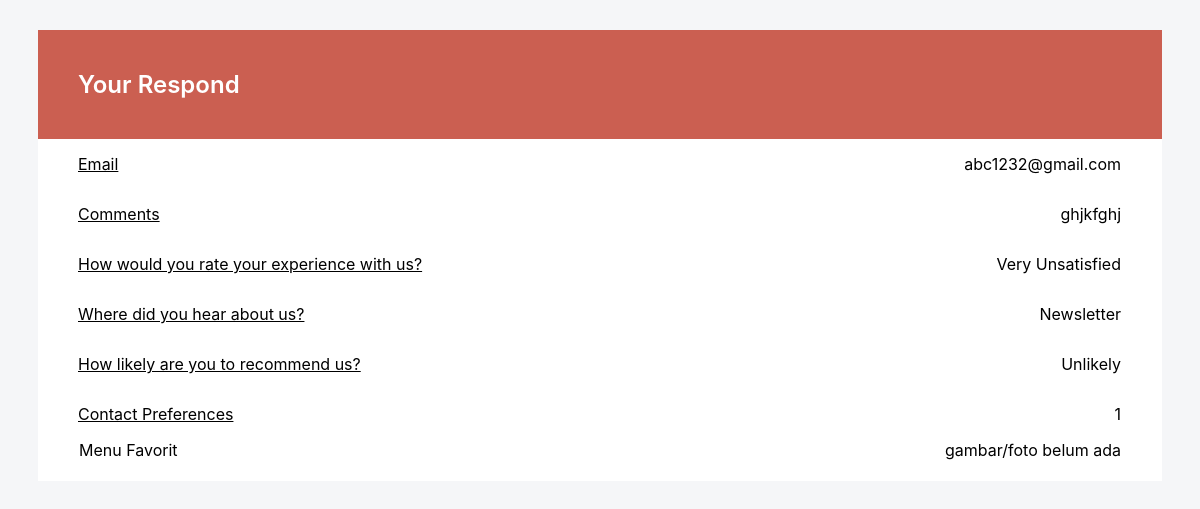
The app's page /survey/viewresponse.php?id=6 with its own data.
### tables this page shows
CREATE TABLE `surveycustomer` (
  `id` int(11) NOT NULL,
  `email` varchar(50) NOT NULL,
  `rating` varchar(20) DEFAULT NULL,
  `recommend` varchar(20) DEFAULT NULL,
  `hear_about_us` varchar(20) DEFAULT NULL,
  `contact_pref` text DEFAULT NULL,
  `comments` text NOT NULL,
  `foto` varchar(255) DEFAULT NULL
);

### survey/viewresponse.php (the view, shortened to what this page needs)
<?php
require 'connection.php';
if (isset($_GET['id'])) {
    $id = $_GET['id'];
    $result = mysqli_query($conn, "SELECT * FROM surveycustomer WHERE id = $id");
    if (mysqli_num_rows($result) > 0) {
        $row = mysqli_fetch_assoc($result);
    } else {
        echo "Data tidak ditemukan";
        exit;
    }
} else {
    echo "ID tidak ditemukan";
    exit;
}
?>
<html>
	<head>
		<link rel="stylesheet" href="phpstyle.css">
	</head>
	<body>
		<div class="container">
			<h1 class="header">Your Respond</h1>
			<div class="survey-results">
				<table>
					<tbody>
						<tr>
                            <td class="label">Email</td>
                            <td class="value"><?= htmlspecialchars($row['email'], ENT_QUOTES) ?></td>
                        </tr>
                        <tr>
                            <td class="label">Comments</td>
                            <td class="value"><?= htmlspecialchars($row['comments'], ENT_QUOTES) ?></td>
                        </tr>
                        <tr>
                            <td class="label">How would you rate your experience with us?</td>
                            <td class="value"><?= htmlspecialchars($row['rating'], ENT_QUOTES) ?></td>
                        </tr>
                        <tr>
                            <td class="label">Where did you hear about us?</td>
                            <td class="value"><?= htmlspecialchars($row['hear_about_us'], ENT_QUOTES) ?></td>
                        </tr>
                        <tr>
                            <td class="label">How likely are you to recommend us?</td>
                            <td class="value"><?= htmlspecialchars($row['recommend'], ENT_QUOTES) ?></td>
                        </tr>
                        <tr>
                            <td class="label">Contact Preferences</td>
                            <td class="value"><?= htmlspecialchars($row['contact_pref'], ENT_QUOTES) ?></td>
                        </tr>
                        <tr>
                            <td class="foto">Menu Favorit</td>
                            <td class="value"><?= $direktori = "gambar/" . $row["foto"];
                                if ($row["foto"] == "") {
                                    echo "foto belum ada";
                                }
                                ?>
                        </tr>
					</tbody>
				</table>
			</div>
		</div>
	</body>
</html>

### survey/phpstyle.css (style rules this page uses)
body { background-color: #F5F6F8; font-family: -apple-system, BlinkMacSystemFont, 'Segoe UI', Roboto, Oxygen, Ubuntu, Cantarell, 'Fira Sans', 'Droid Sans', 'Helvetica Neue', Arial, sans-serif; box-sizing: border-box; font-size: 16px; }
.container { background-color: #fff; margin: 30px; box-sizing: border-box; font-size: 16px; }
.header { padding: 40px; box-sizing: border-box; font-size: 24px; color: #ffffff; background-color: #cb5f51; margin: 0; }
.survey-results { box-sizing: border-box; padding: 0 40px 20px; }
table { border-collapse: collapse; width: 100%; }
.label { padding: 15px 0; text-decoration: underline; }
.value { text-align: right; }
h1 { margin: 0; padding: 35px 25px 25px 25px; font-size: 20px; color: #6a737f; font-weight: 600; }

### records on screen
surveycustomer: email "abc1232@gmail.com", comments "ghjkfghj", rating "Very Unsatisfied", hear_about_us "Newsletter", recommend "Unlikely", contact_pref "1", foto "gambar/"
